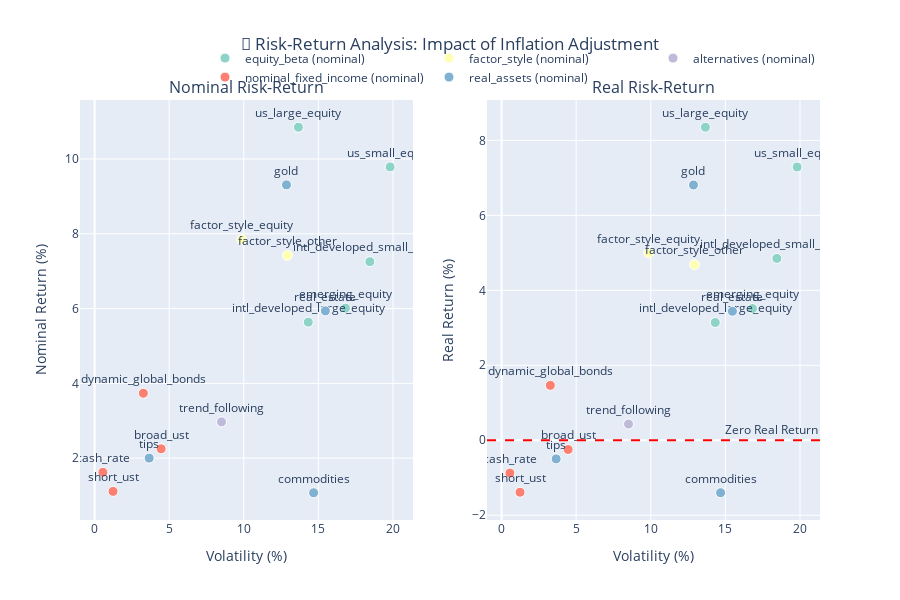

Notebook code for this chart:
### Markdown cell above
## 6. Risk-Return Analysis: Real vs Nominal

### Code cell
# Create risk-return scatter plot comparing nominal vs real returns
if not decomp_summary_df.empty:
    fig = make_subplots(
        rows=1, cols=2,
        subplot_titles=("Nominal Risk-Return", "Real Risk-Return"),
        horizontal_spacing=0.1
    )
    
    # Category colors
    categories = decomp_summary_df['category'].unique()
    category_colors = px.colors.qualitative.Set3[:len(categories)]
    color_map = dict(zip(categories, category_colors))
    
    # Nominal risk-return
    for category in categories:
        cat_data = decomp_summary_df[decomp_summary_df['category'] == category]
        
        fig.add_trace(
            go.Scatter(
                x=cat_data['volatility_annual'] * 100,
                y=cat_data['nominal_return_annual'] * 100,
                mode='markers+text',
                marker=dict(
                    size=10,
                    color=color_map[category],
                    line=dict(width=1, color='white')
                ),
                text=cat_data['exposure_id'],
                textposition="top center",
                name=f"{category} (nominal)",
                showlegend=True,
                hovertemplate="<b>%{text}</b><br>" +
                             "Return: %{y:.1f}%<br>" +
                             "Volatility: %{x:.1f}%<extra></extra>"
            ),
            row=1, col=1
        )
    
    # Real risk-return
    for category in categories:
        cat_data = decomp_summary_df[decomp_summary_df['category'] == category]
        
        fig.add_trace(
            go.Scatter(
                x=cat_data['volatility_annual'] * 100,
                y=cat_data['real_return_annual'] * 100,
                mode='markers+text',
                marker=dict(
                    size=10,
                    color=color_map[category],
                    line=dict(width=1, color='white')
                ),
                text=cat_data['exposure_id'],
                textposition="top center",
                name=f"{category} (real)",
                showlegend=False,  # Don't duplicate legend
                hovertemplate="<b>%{text}</b><br>" +
                             "Real Return: %{y:.1f}%<br>" +
                             "Volatility: %{x:.1f}%<extra></extra>"
            ),
            row=1, col=2
        )
    
    # Add zero lines for real returns
    fig.add_hline(y=0, line_dash="dash", line_color="red", 
                  annotation_text="Zero Real Return", row=1, col=2)
    
    # Update layout
    fig.update_layout(
        title_text="🎯 Risk-Return Analysis: Impact of Inflation Adjustment",
        title_x=0.5,
        height=600,
        legend=dict(
            orientation="h",
            yanchor="bottom",
            y=1.02,
            xanchor="right",
            x=1
        )
    )
    
    # Update axes
    fig.update_xaxes(title_text="Volatility (%)", row=1, col=1)
    fig.update_xaxes(title_text="Volatility (%)", row=1, col=2)
    fig.update_yaxes(title_text="Nominal Return (%)", row=1, col=1)
    fig.update_yaxes(title_text="Real Return (%)", row=1, col=2)
    
    fig.show()
else:
    print("❌ No data available for risk-return analysis")

### Figure 1 — Plotly figure (JSON) as saved in the notebook; plotly's stock layout.template omitted (floating-point values rounded to 4 significant figures)
{"data": [{"hovertemplate": "<b>%{text}</b><br>Return: %{y:.1f}%<br>Volatility: %{x:.1f}%<extra></extra>", "marker": {"color": "rgb(141,211,199)", "line": {"color": "white", "width": 1}, "size": 10}, "mode": "markers+text", "name": "equity_beta (nominal)", "showlegend": true, "text": ["us_large_equity", "us_small_equity", "intl_developed_large_equity", "intl_developed_small_equity", "emerging_equity"], "textposition": "top center", "type": "scatter", "x": [13.66, 19.81, 14.32, 18.45, 16.82], "xaxis": "x", "y": [10.85, 9.787, 5.637, 7.253, 6.011], "yaxis": "y"}, {"hovertemplate": "<b>%{text}</b><br>Return: %{y:.1f}%<br>Volatility: %{x:.1f}%<extra></extra>", "marker": {"color": "rgb(255,255,179)", "line": {"color": "white", "width": 1}, "size": 10}, "mode": "markers+text", "name": "factor_style (nominal)", "showlegend": true, "text": ["factor_style_equity", "factor_style_other"], "textposition": "top center", "type": "scatter", "x": [9.86, 12.93], "xaxis": "x", "y": [7.842, 7.421], "yaxis": "y"}, {"hovertemplate": "<b>%{text}</b><br>Return: %{y:.1f}%<br>Volatility: %{x:.1f}%<extra></extra>", "marker": {"color": "rgb(190,186,218)", "line": {"color": "white", "width": 1}, "size": 10}, "mode": "markers+text", "name": "alternatives (nominal)", "showlegend": true, "text": ["trend_following"], "textposition": "top center", "type": "scatter", "x": [8.51], "xaxis": "x", "y": [2.97], "yaxis": "y"}, {"hovertemplate": "<b>%{text}</b><br>Return: %{y:.1f}%<br>Volatility: %{x:.1f}%<extra></extra>", "marker": {"color": "rgb(251,128,114)", "line": {"color": "white", "width": 1}, "size": 10}, "mode": "markers+text", "name": "nominal_fixed_income (nominal)", "showlegend": true, "text": ["cash_rate", "short_ust", "broad_ust", "dynamic_global_bonds"], "textposition": "top center", "type": "scatter", "x": [0.5583, 1.239, 4.461, 3.268], "xaxis": "x", "y": [1.623, 1.111, 2.25, 3.736], "yaxis": "y"}, {"hovertemplate": "<b>%{text}</b><br>Return: %{y:.1f}%<br>Volatility: %{x:.1f}%<extra></extra>", "marker": {"color": "rgb(128,177,211)", "line": {"color": "white", "width": 1}, "size": 10}, "mode": "markers+text", "name": "real_assets (nominal)", "showlegend": true, "text": ["real_estate", "commodities", "gold", "tips"], "textposition": "top center", "type": "scatter", "x": [15.47, 14.68, 12.86, 3.659], "xaxis": "x", "y": [5.938, 1.075, 9.307, 2.001], "yaxis": "y"}, {"hovertemplate": "<b>%{text}</b><br>Real Return: %{y:.1f}%<br>Volatility: %{x:.1f}%<extra></extra>", "marker": {"color": "rgb(141,211,199)", "line": {"color": "white", "width": 1}, "size": 10}, "mode": "markers+text", "name": "equity_beta (real)", "showlegend": false, "text": ["us_large_equity", "us_small_equity", "intl_developed_large_equity", "intl_developed_small_equity", "emerging_equity"], "textposition": "top center", "type": "scatter", "x": [13.66, 19.81, 14.32, 18.45, 16.82], "xaxis": "x2", "y": [8.35, 7.289, 3.14, 4.85, 3.514], "yaxis": "y2"}, {"hovertemplate": "<b>%{text}</b><br>Real Return: %{y:.1f}%<br>Volatility: %{x:.1f}%<extra></extra>", "marker": {"color": "rgb(255,255,179)", "line": {"color": "white", "width": 1}, "size": 10}, "mode": "markers+text", "name": "factor_style (real)", "showlegend": false, "text": ["factor_style_equity", "factor_style_other"], "textposition": "top center", "type": "scatter", "x": [9.86, 12.93], "xaxis": "x2", "y": [4.996, 4.683], "yaxis": "y2"}, {"hovertemplate": "<b>%{text}</b><br>Real Return: %{y:.1f}%<br>Volatility: %{x:.1f}%<extra></extra>", "marker": {"color": "rgb(190,186,218)", "line": {"color": "white", "width": 1}, "size": 10}, "mode": "markers+text", "name": "alternatives (real)", "showlegend": false, "text": ["trend_following"], "textposition": "top center", "type": "scatter", "x": [8.51], "xaxis": "x2", "y": [0.4327], "yaxis": "y2"}, {"hovertemplate": "<b>%{text}</b><br>Real Return: %{y:.1f}%<br>Volatility: %{x:.1f}%<extra></extra>", "marker": {"color": "rgb(251,128,114)", "line": {"color": "white", "width": 1}, "size": 10}, "mode": "markers+text", "name": "nominal_fixed_income (real)", "showlegend": false, "text": ["cash_rate", "short_ust", "broad_ust", "dynamic_global_bonds"], "textposition": "top center", "type": "scatter", "x": [0.5583, 1.239, 4.461, 3.268], "xaxis": "x2", "y": [-0.8749, -1.386, -0.2473, 1.464], "yaxis": "y2"}, {"hovertemplate": "<b>%{text}</b><br>Real Return: %{y:.1f}%<br>Volatility: %{x:.1f}%<extra></extra>", "marker": {"color": "rgb(128,177,211)", "line": {"color": "white", "width": 1}, "size": 10}, "mode": "markers+text", "name": "real_assets (real)", "showlegend": false, "text": ["real_estate", "commodities", "gold", "tips"], "textposition": "top center", "type": "scatter", "x": [15.47, 14.68, 12.86, 3.659], "xaxis": "x2", "y": [3.44, -1.4, 6.809, -0.4965], "yaxis": "y2"}], "layout": {"annotations": [{"font": {"size": 16}, "showarrow": false, "text": "Nominal Risk-Return", "x": 0.225, "xanchor": "center", "xref": "paper", "y": 1, "yanchor": "bottom", "yref": "paper"}, {"font": {"size": 16}, "showarrow": false, "text": "Real Risk-Return", "x": 0.775, "xanchor": "center", "xref": "paper", "y": 1, "yanchor": "bottom", "yref": "paper"}, {"showarrow": false, "text": "Zero Real Return", "x": 1, "xanchor": "right", "xref": "x2 domain", "y": 0, "yanchor": "bottom", "yref": "y2"}], "height": 600, "legend": {"orientation": "h", "x": 1, "xanchor": "right", "y": 1.02, "yanchor": "bottom"}, "shapes": [{"line": {"color": "red", "dash": "dash"}, "type": "line", "x0": 0, "x1": 1, "xref": "x2 domain", "y0": 0, "y1": 0, "yref": "y2"}], "title": {"text": "🎯 Risk-Return Analysis: Impact of Inflation Adjustment", "x": 0.5}, "xaxis": {"anchor": "y", "domain": [0, 0.45], "title": {"text": "Volatility (%)"}}, "xaxis2": {"anchor": "y2", "domain": [0.55, 1], "title": {"text": "Volatility (%)"}}, "yaxis": {"anchor": "x", "domain": [0, 1], "title": {"text": "Nominal Return (%)"}}, "yaxis2": {"anchor": "x2", "domain": [0, 1], "title": {"text": "Real Return (%)"}}}}
